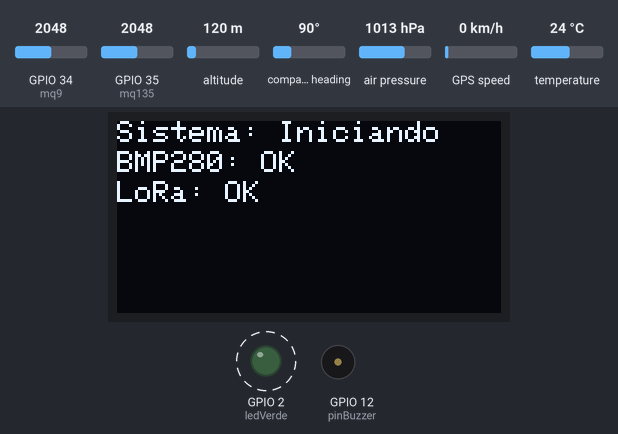
Bench run of a sketch on a simulated ESP32. Shown: 128×64 one-colour display, output pins drawn as LEDs (lit = HIGH), buzzer (waves = sounding, pin HIGH). Dashed ring = blinking. The test bench sets the inputs (shaded band); at power-on: air pressure 1013 hPa, temperature 24 °C, GPIO 34 (mq9) = 2048, GPIO 35 (mq135) = 2048, altitude 120 m, compass heading 90°, GPS speed 0 km/h. The GPS gets a fix after 3 s at 37.7749, -122.4194 with 8 satellites; no radio packets arrive unless stated; what the sketch prints to the serial monitor is not drawn.

Above: at 1.2 s.
At 2.7 s:
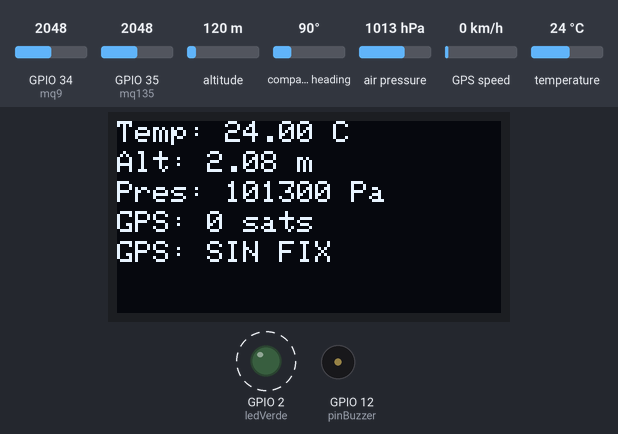
2.8 s: air pressure set to 952 hPa
At 4.9 s:
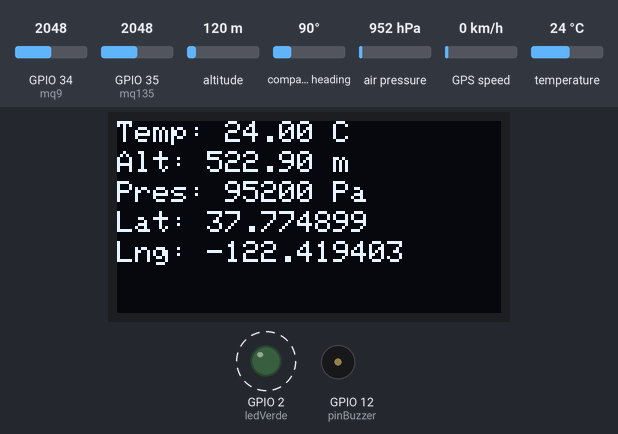
8.9 s: temperature set to 12 °C
At 10.9 s:
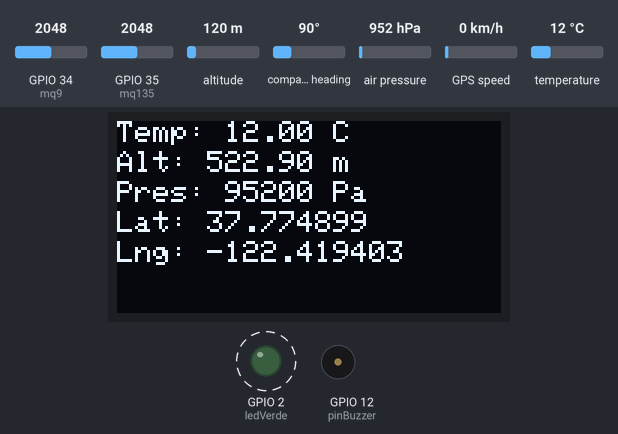
14.2 s: air pressure set to 975 hPa
At 18.0 s:
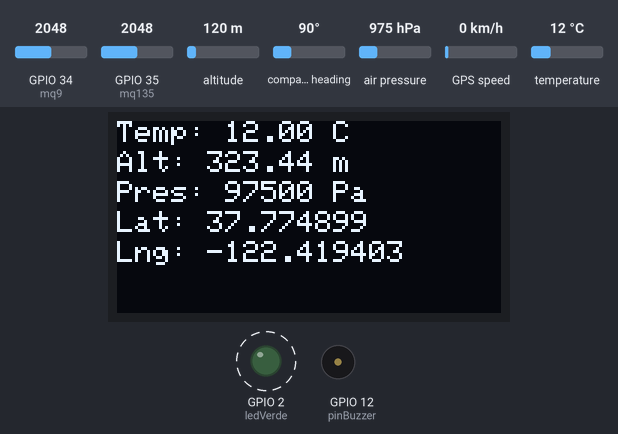
20.3 s: temperature set to 19 °C
Timing chart, 0 to 26.9 s (numbered marks = the images above; inputs shaded):
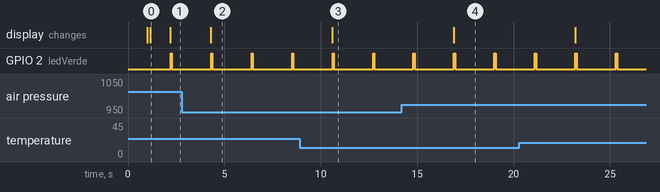

The sketch:

CanSat_EmisorLora_GagarinExpedition.ino
```cpp
#include <SPI.h>                 // Comunicación SPI
#include <LoRa.h>                // Librería LoRa
#include <Wire.h>                // Comunicación I2C
#include <Adafruit_GFX.h>
#include <Adafruit_SSD1306.h>
#include <Adafruit_BMP280.h>     // Sensor BMP280
#include <TinyGPSPlus.h>         // GPS

Adafruit_BMP280 bmp;
TinyGPSPlus gps;

// =========================
// GPS
// Cableado:
// GPS TX -> IO4
// GPS RX -> IO15
// GPS VCC -> 3.3V
// GPS GND -> GND
// =========================
static const int RXPin = 4;
static const int TXPin = 15;
static const uint32_t GPSBaud = 9600;
HardwareSerial ss(1);

// OLED
#define SCREEN_WIDTH 128
#define SCREEN_HEIGHT 64
#define OLED_RESET -1
#define SCREEN_ADDRESS 0x3C
Adafruit_SSD1306 display(SCREEN_WIDTH, SCREEN_HEIGHT, &Wire, OLED_RESET);

// Estados
#define OFF 0
#define ON 1

// Pines SPI para LoRa
#define LORA_SCK 5
#define LORA_MISO 19
#define LORA_MOSI 27
#define LORA_CS 18
#define LORA_RST 23
#define LORA_IRQ 26

// Sensores MQ
#define mq135 35
#define mq9 34

// Otros pines
const int ledVerde = 2;
const byte pinBuzzer = 12;

// Buzzer
byte salida = 10;
int Buzzeractivo = 0;
int altitudBuzzer = 650;

// Configuración LoRa
const String satelite = "GagarinExpedition";
const long lorahz = 8651E5;

// Prototipos
void escribirenpantalla(int line, String metrica, String valor, String unidad, String command);
static String formatGPSfloat(float value, int decimals);
static String formatGPSDateTime(TinyGPSDate &d, TinyGPSTime &t);
void enviarlora(String satelite, float t, float a, float p, String calidad, String metano, String gpsn, String lat, String lng, String gpsa, String gpsv, String timestamp);
static void smartDelay(unsigned long ms);
void leerGPSRapido();

void setup() {
  Serial.begin(115200);
  delay(1000);

  Serial.println();
  Serial.println("====================================");
  Serial.println("INICIO CANSAT EMISOR LORA + GPS");
  Serial.println("====================================");

  // GPS
  ss.begin(GPSBaud, SERIAL_8N1, RXPin, TXPin);
  Serial.println("GPS iniciado a 9600 baudios");

  // I2C explícito para ESP32
  Wire.begin(21, 22);

  // Sensores MQ
  pinMode(mq135, INPUT);
  pinMode(mq9, INPUT);

  // LED y buzzer
  pinMode(ledVerde, OUTPUT);
  pinMode(pinBuzzer, OUTPUT);
  digitalWrite(ledVerde, OFF);
  analogWrite(pinBuzzer, 0);

  // OLED
  if (!display.begin(SSD1306_SWITCHCAPVCC, SCREEN_ADDRESS)) {
    Serial.println("SSD1306 allocation failed");
    while (1);
  }

  display.clearDisplay();
  display.display();

  escribirenpantalla(0, "Sistema", "Iniciando", "", "ClearDisplay");

  // BMP280
  bool status = bmp.begin(0x77);
  if (!status) {
    Serial.println("BMP280 no detectado en 0x77, probando 0x76...");
    status = bmp.begin(0x76);
  }

  if (!status) {
    Serial.println("BMP280 no detectado");
    escribirenpantalla(10, "ERR", "BMP280 KO", "", "DisplayOnly");
  } else {
    Serial.println("BMP280 detectado correctamente");
    escribirenpantalla(10, "BMP280", "OK", "", "DisplayOnly");
  }

  // LoRa
  SPI.begin(LORA_SCK, LORA_MISO, LORA_MOSI, LORA_CS);
  LoRa.setPins(LORA_CS, LORA_RST, LORA_IRQ);

  if (!LoRa.begin(lorahz)) {
    Serial.println("Fallo en inicio de LoRa");
    escribirenpantalla(20, "ERR", "LoRa KO", "", "DisplayOnly");
    while (1);
  }

  LoRa.setSpreadingFactor(7);
  Serial.println("LoRa iniciada correctamente");
  escribirenpantalla(20, "LoRa", "OK", "", "DisplayOnly");

  Serial.println("Sistema iniciado");
  Serial.println("Pon el GPS al exterior con cielo abierto");
  Serial.println();
}

void loop() {
  float temperatura = NAN;
  float presion = NAN;
  float altitud = NAN;

  String gas_value_MQ135 = "";
  String gas_value_MQ9 = "";
  String gpsn = "";
  String lat = "";
  String lng = "";
  String gpsa = "";
  String gpsv = "";
  String timestamp = "";

  // Leer GPS constantemente al principio del loop
  leerGPSRapido();

  // BMP280
  temperatura = bmp.readTemperature();
  altitud = bmp.readAltitude(1013.25);
  presion = bmp.readPressure();

  // Buzzer por altitud
  if (!isnan(altitud) && altitud > altitudBuzzer) {
    Buzzeractivo = 1;
  }

  if (!isnan(altitud) && altitud < altitudBuzzer && Buzzeractivo == 1) {
    analogWrite(pinBuzzer, salida);
  } else {
    analogWrite(pinBuzzer, 0);
  }

  // MQ135 y MQ9
  gas_value_MQ135 = String(analogRead(mq135));
  gas_value_MQ9 = String(analogRead(mq9));

  // Seguir alimentando el parser GPS
  smartDelay(1000);

  if (gps.satellites.isValid()) {
    gpsn = String(gps.satellites.value());
  }

  if (gps.location.isValid()) {
    lat = formatGPSfloat(gps.location.lat(), 6);
    lng = formatGPSfloat(gps.location.lng(), 6);
  }

  if (gps.altitude.isValid()) {
    gpsa = formatGPSfloat(gps.altitude.meters(), 3);
  }

  if (gps.speed.isValid()) {
    gpsv = formatGPSfloat(gps.speed.kmph(), 3);
  }

  timestamp = formatGPSDateTime(gps.date, gps.time);

  // =========================
  // OLED
  // =========================
  display.clearDisplay();

  escribirenpantalla(0, "Temp", String(temperatura, 2), " C", "None");
  escribirenpantalla(10, "Alt", String(altitud, 2), " m", "None");
  escribirenpantalla(20, "Pres", String(presion, 0), " Pa", "None");

  if (gps.location.isValid()) {
    escribirenpantalla(30, "Lat", lat, "", "None");
    escribirenpantalla(40, "Lng", lng, "", "None");
  } else if (gps.satellites.isValid()) {
    escribirenpantalla(30, "GPS", gpsn, " sats", "None");
    escribirenpantalla(40, "GPS", "SIN FIX", "", "None");
  } else {
    escribirenpantalla(30, "GPS", "BUSCANDO", "", "None");
    escribirenpantalla(40, "Chars", String(gps.charsProcessed()), "", "None");
  }

  display.display();

  // =========================
  // Debug serie
  // =========================
  Serial.print(satelite);
  Serial.print(",");
  Serial.print(temperatura);
  Serial.print(",");
  Serial.print(altitud);
  Serial.print(",");
  Serial.print(presion);
  Serial.print(",");
  Serial.print(gas_value_MQ135);
  Serial.print(",");
  Serial.print(gas_value_MQ9);
  Serial.print(",");
  Serial.print(gpsn);
  Serial.print(",");
  Serial.print(lat);
  Serial.print(",");
  Serial.print(lng);
  Serial.print(",");
  Serial.print(gpsa);
  Serial.print(",");
  Serial.print(gpsv);
  Serial.print(",");
  Serial.println(timestamp);

  Serial.print("Chars GPS: ");
  Serial.println(gps.charsProcessed());

  if (gps.location.isValid()) {
    Serial.println("ESTADO GPS: FIX OK");
  } else if (gps.satellites.isValid() && gps.satellites.value() > 0) {
    Serial.print("ESTADO GPS: viendo satelites -> ");
    Serial.println(gps.satellites.value());
  } else {
    Serial.println("ESTADO GPS: sin fix / sin satelites");
  }

  Serial.println("--------------------------------------------------");

  // Envío LoRa
  enviarlora(satelite, temperatura, altitud, presion, gas_value_MQ135, gas_value_MQ9, gpsn, lat, lng, gpsa, gpsv, timestamp);

  // Seguir leyendo GPS mientras espera
  smartDelay(1000);
}

// Esta versión de delay mantiene alimentado el parser del GPS
static void smartDelay(unsigned long ms) {
  unsigned long start = millis();
  do {
    while (ss.available()) {
      gps.encode(ss.read());
    }
  } while (millis() - start < ms);
}

void leerGPSRapido() {
  while (ss.available()) {
    gps.encode(ss.read());
  }
}

void escribirenpantalla(int line, String metrica, String valor, String unidad, String command) {
  if (command == "Clear" || command == "ClearDisplay") {
    display.clearDisplay();
  }

  display.setTextSize(1);
  display.setTextColor(SSD1306_WHITE);
  display.setCursor(0, line);
  display.println(metrica + ": " + valor + unidad);

  if (command == "DisplayOnly" || command == "ClearDisplay") {
    display.display();
  }
}

void enviarlora(String satelite, float t, float a, float p, String calidad, String metano, String gpsn, String lat, String lng, String gpsa, String gpsv, String timestamp) {
  digitalWrite(ledVerde, ON);

  LoRa.beginPacket();
  LoRa.print(satelite);
  LoRa.print(",");
  LoRa.print(t);
  LoRa.print(",");
  LoRa.print(a);
  LoRa.print(",");
  LoRa.print(p);
  LoRa.print(",");
  LoRa.print(calidad);
  LoRa.print(",");
  LoRa.print(metano);
  LoRa.print(",");
  LoRa.print(gpsn);
  LoRa.print(",");
  LoRa.print(lat);
  LoRa.print(",");
  LoRa.print(lng);
  LoRa.print(",");
  LoRa.print(gpsa);
  LoRa.print(",");
  LoRa.print(gpsv);
  LoRa.print(",");
  LoRa.print(timestamp);
  LoRa.endPacket();

  digitalWrite(ledVerde, OFF);
}

static String formatGPSfloat(float value, int decimals) {
  char buffer[20];
  dtostrf(value, 1, decimals, buffer);
  return String(buffer);
}

static String formatGPSDateTime(TinyGPSDate &d, TinyGPSTime &t) {
  if (d.isValid() && t.isValid()) {
    char sz[24];
    sprintf(sz, "%04d/%02d/%02d %02d:%02d:%02d",
            d.year(), d.month(), d.day(),
            t.hour(), t.minute(), t.second());
    return String(sz);
  } else {
    return "";
  }
}
```

Measured:
- after the input at 2.8 s, the display: changes after 1.5 s (image 2)
- after the input at 8.9 s, the display: changes after 1.7 s (image 3)
- after the input at 14.2 s, the display: changes after 2.7 s (image 4)
- by itself, GPIO 2 (ledVerde): alternates HIGH for 0.06 s and LOW for 2.0 s
- what the display in image 0 shows lasts 1.0 s, from 1.2 s to 2.2 s
